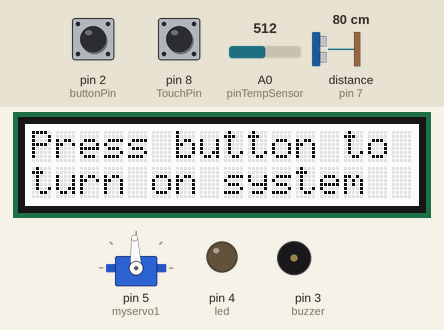
Simulated run of this sketch. Board: Arduino Uno, built with avr-gcc and run on an emulated ATmega328P. On the bench: servo, 16×2 character LCD, output pins drawn as LEDs (lit = HIGH), buzzer (waves = sounding, pin HIGH). Inputs (shaded band) come from the test bench; at power-on: pin 2 (buttonPin) LOW, distance to the obstacle (sensor on pin 7) 80 cm, A0 (pinTempSensor) = 512, pin 8 (TouchPin) LOW. What the sketch prints to the serial monitor is not drawn.

Above: at 1.2 s.
1.3 s: pin 2 (buttonPin) pulled HIGH for 3.2 s
At 2.8 s:
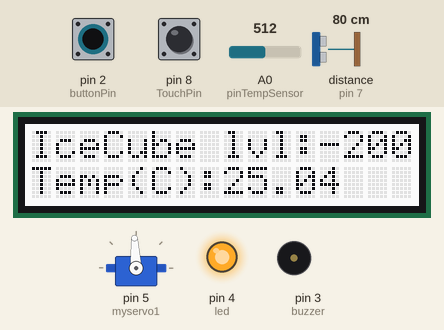
6.0 s: distance to the obstacle (sensor on pin 7) set to 33 cm
At 7.9 s:
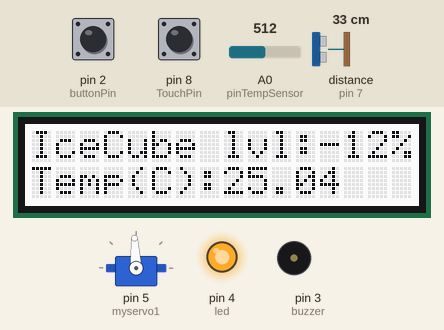
8.2 s: distance to the obstacle (sensor on pin 7) set to 26 cm
At 11.0 s:
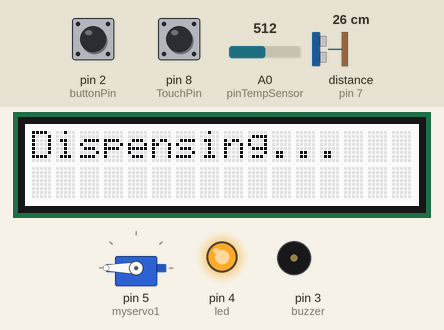
11.2 s: A0 (pinTempSensor) set to 716
At 14.56 s:
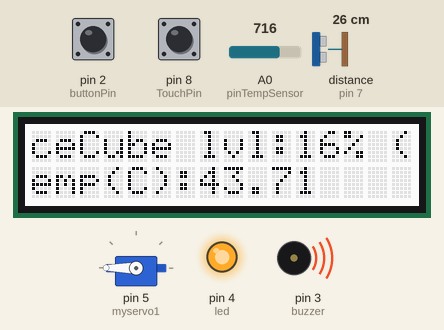
16.2 s: A0 (pinTempSensor) set to 900
19.2 s: distance to the obstacle (sensor on pin 7) set to 60 cm
At 23.41 s:
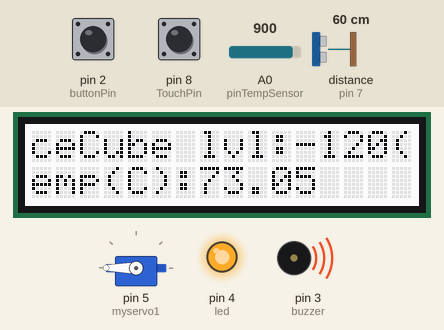
Timing chart, 0 to 24.9 s (numbered marks = the images above; inputs shaded):
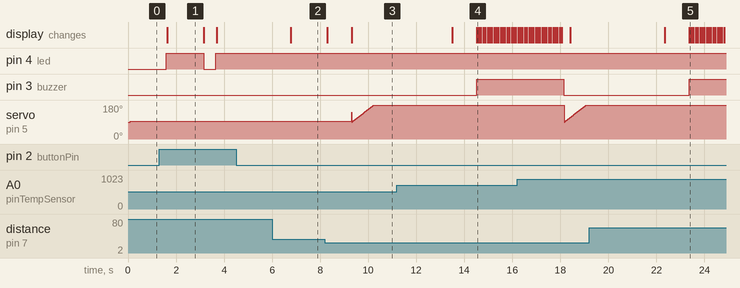

The sketch:

Main_Code.ino
```cpp
//Autmatic Ice Dispenser machine code:
//Includes servo motor,RGB backlight sensor,temp sensor,LED,ultrasonic sensor,buzzer and button.
//Servo to turn gear to allow ice to dispense
//Temperature to sense over heated (40 degree or above)
//Initial continuous rotation servo position is at 90 (not 0).
//Ultrasonic sensor to sense cup placed
//If user place empty cup that is 25cm-30cm from above ultraonsic sensor, the servo will turn to dispense ice.
//Blue LED lights up whenever the dispenser dispense ICE cubes. Blue LED lights down whenever the Machine stops dispensing ICE Cubes.
//Additonal buttion to off buzzer in case buzzer did not stop automatically (See line 100 - 103)
//Skiped serial monitor codes for aurdino to process main code faster (see lines 33, 44, 68 - 75, 109, 124, 148 - 150)

#include <Servo.h>
#include <math.h>
#include "Ultrasonic.h"
#include <Wire.h>
#include "rgb_lcd.h" //Include the RGB_LCD.
rgb_lcd lcd; //LCD is connected to 12C.
const int B = 4275; // B value of the thermistor
const int R0 = 100000; // R0 = 100k
const int pinTempSensor = A0; // Temp sensor connected to A0
const int buttonPin = 2; //Button is connected to Pin 2 (For power switch)
const int led = 4; //LED is connected to Pin 4
const int buzzer = 3; //Buzzer is connected to Pin 3
Ultrasonic ultrasonic(7); //Ultrasonic sensor is connected to pin 7
const int k = 0;
int buttonState = 0;
int previousState = 0;
Servo myservo1; //Created 1st servo object
int pos = 0; //servo position is set to inital state
const int TouchPin = 8; //TouchPin connected to pin 8 (For buzzer additonal button)
int buzzercheck = 0;

void setup()
{
    Serial.begin(9600); //Serial monitor is starting...
    myservo1.attach(5); //Servo motor is connected to pin 5 (Parallax)
    pinMode(TouchPin, INPUT);
    pinMode(buzzer, OUTPUT);
    pinMode(buttonPin, INPUT);
    pinMode(led, OUTPUT);
    lcd.begin(16,2); //LCD is starting...
    lcd.setCursor(0,0);
    lcd.print("Press button to"); //Display message on LCD.
    lcd.setCursor(0,1);
    lcd.print("turn on system");
    Serial.print("Press button to turn on the system"); //Display message on serial monitor
    myservo1.writeMicroseconds(1500);  //Set the inital postition of the continuous rotation servo
}

void loop()
{
    long h=0;
    myservo1.detach(); //stops the continuous rotation servo or else it will run continuously non-stop
    buttonState = digitalRead(buttonPin); //Reads the button input
    lcd.display();
    if (buttonState==HIGH) { //check if button is pressed
      digitalWrite(led, HIGH); //Green LED on if button is pressed
      buttonState=0;
      lcd.clear();
      while (previousState == 0) {
      long RangeInCentimeters;
      RangeInCentimeters = ultrasonic.MeasureInCentimeters();
      h = RangeInCentimeters - 5;
      long percentage = 100 - (100/25 * h); //Ultrasonic sensor: 30cm=0%, and 5cm=100%.

      int a = analogRead(pinTempSensor); //Temperature sensor
      float R = 1023.0/a-1.0;
      R = R0*R;
      float temperature = 1.0/(log(R/R0)/B+1/298.15)-273.15+(k);

      Serial.print("\nTemperature(°C)=");  //Display temp, distance and percentage on serial monitor
      Serial.println(temperature );
      Serial.print("<");
      Serial.print(RangeInCentimeters);
      Serial.print("cm>");
      Serial.print("The IceCube level is at ");
      Serial.print(percentage);//0~30cm
      Serial.print("%");

      //LCD coding
      lcd.clear();
      lcd.setCursor(0,0); //Shows display for 1st horizontal row.
      lcd.print("IceCube lvl:");
      lcd.print(percentage);
      lcd.print("%");
      lcd.setCursor(0,1);      //Shows display for 2nd horizontal row.
      lcd.print("Temp(C):");   //in degree celsius
      lcd.print(temperature);

      delay(1000);

      if (temperature > 40) { //Alarm activated if temp is above 40 degrees.
        lcd.setCursor(16,0);
        lcd.print("(Temp is above 40 degree)"); //LCD display warning message
        digitalWrite(buzzer, HIGH); //Alarm is triggered
        for (int positionCounter = 0; positionCounter <40; positionCounter++) {
          lcd.scrollDisplayLeft(); //LCD scrolling to the left side.
          delay(90); //shorter delay for lcd to scroll
        }
        digitalWrite(buzzer, LOW);
      }

    buzzercheck = digitalRead(TouchPin);  //If the buzzer is still ongoing after first buzz without stoping, pressing and holding the touchpin will automatically stop the buzzer.
    if (buzzercheck == HIGH){
        digitalWrite(buzzer, LOW);
    }

      //If the ultrasonic sense cup is placed and the cup empty, the servo opens the dispenser.
      //30cm(0%)= Cup is empty. 5cm(100%)= Cup is full.
      if (percentage < 55 and percentage >0) { //60% = 12.5cm (Ice cube level in cup is near empty)
        Serial.print("\nCup detected. Opening dispenser..."); //This will keep on dispensering until it reaches 90-100% of cup filled (7.5cm water/ice cubes from sensor)
        myservo1.attach(5);
        digitalWrite(led, HIGH);
        myservo1.writeMicroseconds(2000);  //Rotate the continuous rotation servo anti-clockwise
        lcd.clear();
        lcd.setCursor(0,0);
        lcd.print("Dispensing...");      //360 + 90 = 450
        for (pos=90; pos <=450; pos +=1) { //Inital position for continuous rotation servo is 90 (Not 0 or else the servo will turn backwards first before turning the proper position way).
          myservo1.write(pos);
          delay(10); //Total time for continuous rotation servo to turn anti-clockwise in 360 degree is 3 seconds.
  }
        myservo1.detach(); //stops the continuous servo or else it will run continuously non-stop

 }
      if (percentage > 105 and percentage < 110) { //90% = 7.5cm (Ice cube level in cup is near filled)
        Serial.print("\nCup is filled up. Closing dispenser...");
        myservo1.attach(5);
        myservo1.writeMicroseconds(1000);  //Rotate the continuous rotation servo clockwise
        lcd.clear();
        digitalWrite(led, LOW);
        lcd.setCursor(0,0);
        lcd.print("Closing ");
        lcd.setCursor(0,1);
        lcd.print("dispenser...");
        delay(3500); //wait 3.5 seconds to turn clockwise back 360 degree to inital position
        myservo1.detach();
      }

      buttonState = digitalRead(buttonPin); //Checks if button is pressed again to turn off the system
      if (buttonState==HIGH) {
        previousState=1;
       }

     delay(500);
}

      if (previousState == 1) {
      lcd.clear();             //Clear all written things on the LCD.
      lcd.print("System Offline"); //LCD prints "System offline"
      Serial.println("\n");
      Serial.println("The System is Offline");  //Serial monitor prints LCD, LED and alarm are offline.
      Serial.println("\n");
      digitalWrite(buzzer, LOW);
      digitalWrite(led, LOW);
      previousState=0;
 }
    }
delay(500);
}
```

Measured:
- the behaviour switches between 30 and 29 cm on distance to the obstacle (sensor on pin 7) (found by bisection; images 2 and 3)
- after the input at 1.3 s, pin 4 (led): LOW → HIGH after 0.30 s, → LOW 1.6 s later, → HIGH 0.50 s later; the display: changes after 0.34 s (image 1)
- after the input at 6.0 s, the display: changes after 0.77 s (image 2)
- after the input at 8.2 s, the display: first changes after 0.11 s (image 3 shows a later state)
- after the input at 11.2 s, pin 3 (buzzer): LOW → HIGH after 3.3 s; servo on pin 5 (myservo1): stops changing and stays 180°; the display: first changes after 2.3 s (image 4 shows a later state)
- what the display in image 1 shows lasts 1.6 s, from 1.6 s to 3.2 s
